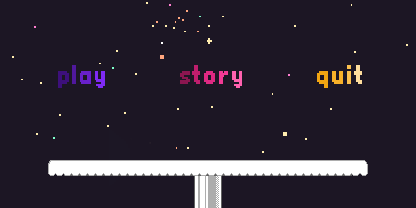

This is a level from a 2D game, rendered from its Tiled map with the project's own tilesets. A one-line summary and the map file follow, with tile-layer data summarised:
An orthogonal 26x13 tile map with 16x16 px tiles, 3 tile layers (Background, graphic, graphics), 3 tilesets and 4 objects.

<map version="1.0" orientation="orthogonal" renderorder="right-down" width="26" height="13" tilewidth="16" tileheight="16" nextobjectid="610">
 <tileset firstgid="1" name="tileset_gutter" tilewidth="16" tileheight="16" spacing="2" margin="1" tilecount="1782" columns="33">
  <image source="tileset_gutter.png" width="594" height="972" />
 </tileset>
 <tileset firstgid="1783" name="tags" tilewidth="16" tileheight="16" spacing="1" margin="1" tilecount="338" columns="26">
  <image source="tags.png" width="447" height="235" />
 </tileset>
 <tileset firstgid="2121" name="Menu_State" tilewidth="16" tileheight="16" spacing="1" margin="1" tilecount="351" columns="27">
  <image source="Menu_State.png" width="460" height="235" />
 </tileset>
 <layer name="Background" width="26" height="13">
  <data>[338 cells, 338 non-empty, 338 distinct tile ids]</data>
 </layer>
 <layer name="graphic" width="26" height="13">
  <data>[338 cells, 0 non-empty, 0 distinct tile ids]</data>
 </layer>
 <objectgroup name="ground">
  <object id="602" x="48" y="160.5" width="320" height="15.5" />
 </objectgroup>
 <objectgroup name="Pipes" />
 <objectgroup name="Coins" offsetx="-7" offsety="5">
  <properties>
   <property name="quit" value="" />
  </properties>
  <object id="606" x="322.333" y="64" width="47.6667" height="16">
   <properties>
    <property name="quit" value="" />
   </properties>
  </object>
 </objectgroup>
 <objectgroup name="Bricks" />
 <objectgroup name="Goombas" />
 <objectgroup name="Turtles" />
 <objectgroup name="Finish_line">
  <object id="609" x="62.6667" y="77" width="39.3333" />
 </objectgroup>
 <objectgroup name="Story_line">
  <object id="605" x="192" y="74" width="46" />
 </objectgroup>
 <objectgroup name="kill_lines" />
 <objectgroup name="Bosses" />
 <objectgroup name="Map_line" />
 <layer name="graphics" width="26" height="13">
  <data>[338 cells, 84 non-empty, 65 distinct tile ids]</data>
 </layer>
</map>
